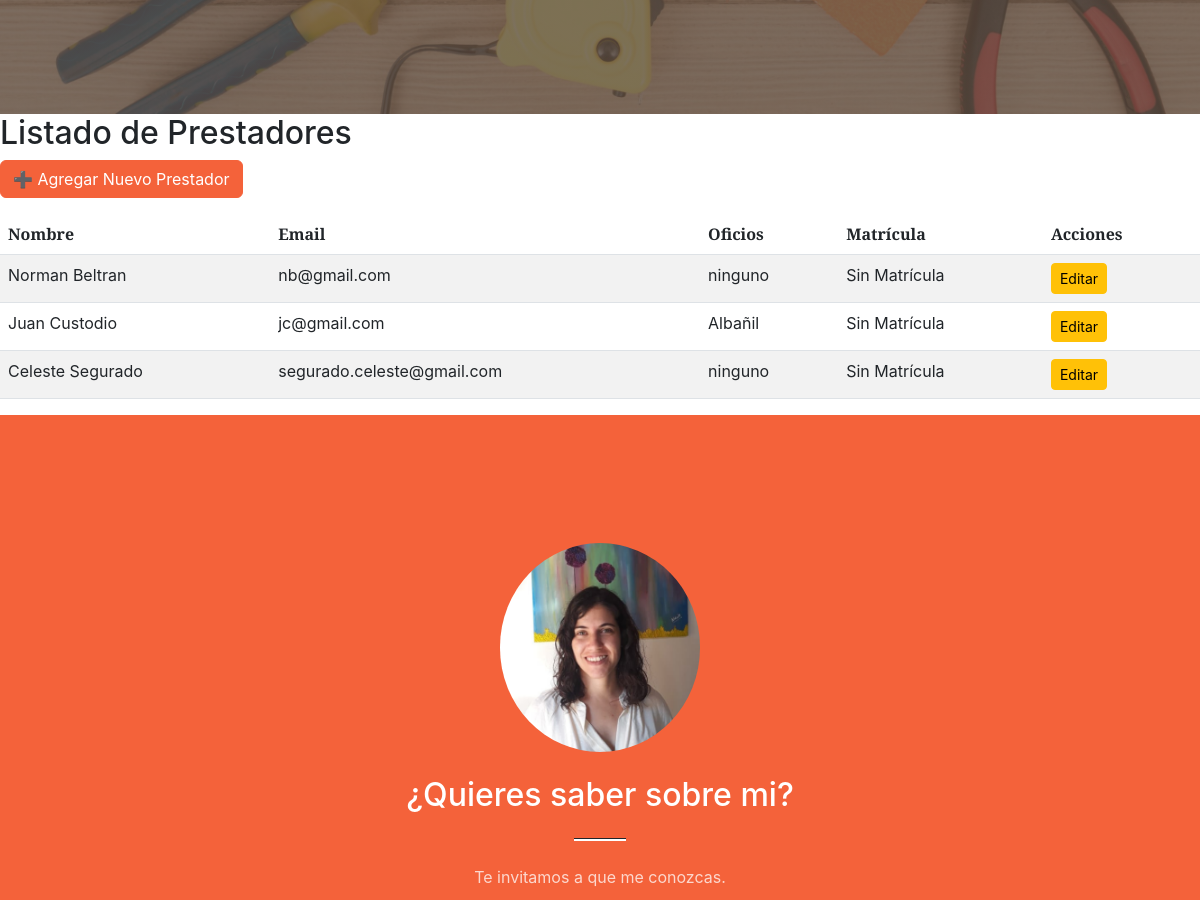
/prestadores/admin/ (signed in, middle part), run on an earlier commit of the app's database.
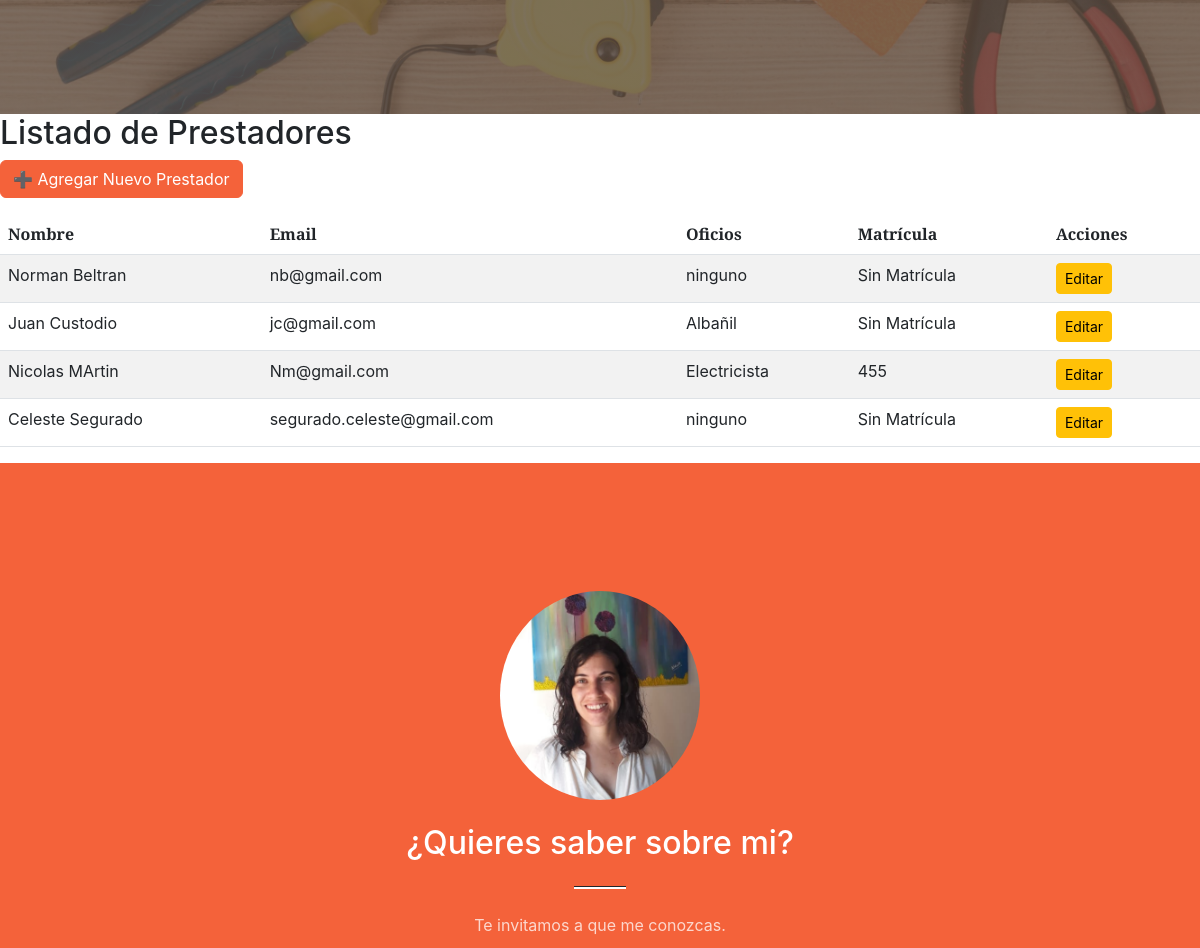
And on a later commit of the database.
### ArreglaTodo/models.py (models this page shows, shortened)
class Usuario(models.Model):
    user = models.OneToOneField(User, on_delete=models.CASCADE, null=True, blank=True)
    nombre = models.CharField(max_length=100)
    apellido = models.CharField(max_length=100)
    telefono = models.CharField(max_length=20)
    email = models.EmailField(unique=True)
    oficios = models.ManyToManyField(Oficio, help_text="Selecciona los oficios que realiza este usuario.")
    matricula = models.CharField(max_length=50, unique=True, blank=True, null=True)
    class Meta:
        verbose_name = "Prestador"
        verbose_name_plural = "Prestadores"
        ordering = ['apellido', 'nombre']

class Oficio(models.Model):
    nombre = models.CharField(max_length=100, unique=True)
    descripcion = models.TextField()
    class Meta:
        verbose_name = "Oficio"
        verbose_name_plural = "Oficios"
        ordering = ['nombre']

### ArreglaTodo/views.py (the view)
# urls.py: path('prestadores/admin/', views.prestadores_admin, name='prestadores-admin'),
@staff_member_required
def prestadores_admin(request):
    prestadores = Usuario.objects.all()
    return render(request, 'entidades/prestadores_admin_list.html', {"prestadores": prestadores})

### ArreglaTodo/templates/entidades/prestadores_admin_list.html (shortened to what this page needs)
{% extends 'entidades/index.html' %}
{% load static %}
{% block contenido %}
<h2>Listado de Prestadores</h2>
<p>
    <a href="{% url 'arreglatodo:usuario-crear' %}" class="btn btn-primary">
        ➕ Agregar Nuevo Prestador
    </a>
</p>
<table class="table table-striped">
    <thead>
        <tr>
            <th>Nombre</th>
            <th>Email</th>
            <th>Oficios</th>
            <th>Matrícula</th>
            <th>Acciones</th>
        </tr>
    </thead>
    <tbody>
        {% for usuario in prestadores %}
        <tr>
            <td>{{ usuario.nombre }} {{ usuario.apellido }}</td>
            <td>{{ usuario.email }}</td>
            <td>
                {% for oficio in usuario.oficios.all %}
                    {{ oficio.nombre }}{% if not forloop.last %}, {% endif %}
                {% endfor %}
            </td>
            <td>{{ usuario.matricula|default:"Sin Matrícula" }}</td>
            <td>
                <a href="{% url 'arreglatodo:usuario-editar' usuario.pk %}" class="btn btn-sm btn-warning">
                    Editar
                </a>
            </td>
        </tr>
        {% endfor %}
    </tbody>
</table>
{% endblock contenido %}

What changed in the data, as far as the page shows it:
added Usuario: nombre "Nicolas", apellido "MArtin", email "Nm@gmail.com", matricula "455"
added Oficio: nombre "Electricista", shown under "Nicolas"
